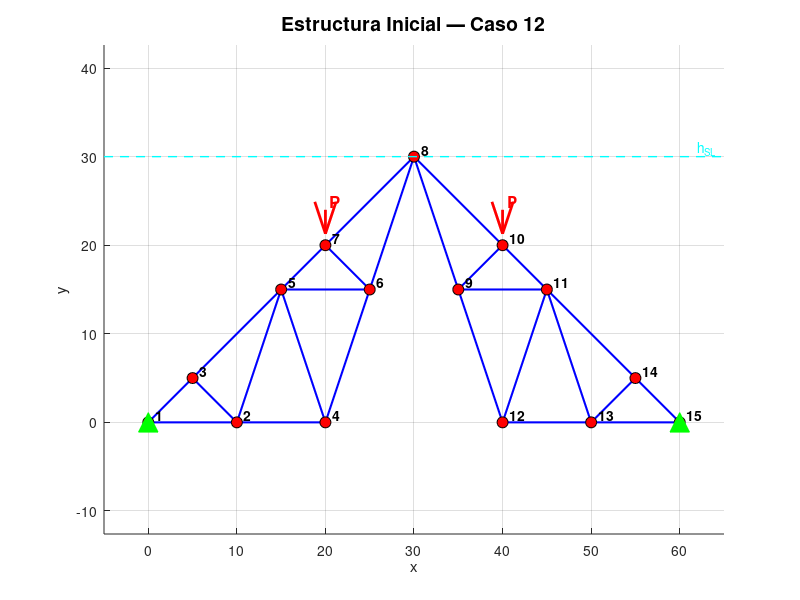

This chart was generated by the following MATLAB code:

%    1) ejecutar este script para cargar datos
%    2) luego ejecutar: inciso_a_b   (modelos a.i y a.ii + gráficas)
%    3) luego ejecutar: inciso_c     (amortiguamiento con esfera)
%    4) luego ejecutar: inciso_d     (animaciones .gif)

clear; close all; clc;
addpath('../Consigna e instrucciones');   % Para f_LectDxf.m y gif.m

fprintf('=== TP1 - Mecánica del Continuo — CASO 12 ===\n');

%  primero definimos la geometria de la estructura
%  se definen las coordenadas iniciales (posicion de referencia, t=0)
%  de todos los nodos del reticulado. A partir de estas posiciones
%  se mediran los desplazamientos durante la simulación.

% definimos coordenadas iniciales de los nodos [x, y] 
m_Nodos0 = [
     0,  0;    % Nodo 1  — apoyo izquierdo
    10,  0;    % Nodo 2
     5,  5;    % Nodo 3
    20,  0;    % Nodo 4
    15, 15;    % Nodo 5
    25, 15;    % Nodo 6
    20, 20;    % Nodo 7  — se aplica carga P
    30, 30;    % Nodo 8  — nodo c: esfera
    35, 15;    % Nodo 9
    40, 20;    % Nodo 10 — se aplica carga P
    45, 15;    % Nodo 11
    40,  0;    % Nodo 12
    50,  0;    % Nodo 13
    55,  5;    % Nodo 14
    60,  0;    % Nodo 15 — apoyo derecho
];

nNodos = size(m_Nodos0, 1);

% conectividad de las barras [Ni, Nj]
% el orden Ni→Nj.

m_Barras = [
     1,  2;    % barra 1
     1,  3;    % barra 2
     2,  4;    % barra 3
     4,  6;    % barra 4
     4,  5;    % barra 5  esta es la barra a
     5,  2;    % barra 6
     2,  3;    % barra 7
     5,  6;    % barra 8
     6,  7;    % barra 9
     3,  5;    % barra 10
     5,  7;    % barra 11
     7,  8;    % barra 12
    15, 13;    % barra 13
    15, 14;    % barra 14
    14, 11;    % barra 15
    11, 10;    % barra 16
    10,  8;    % barra 17
    13, 12;    % barra 18
    12,  9;    % barra 19
    12, 11;    % barra 20
    11, 13;    % barra 21
    13, 14;    % barra 22
    11,  9;    % barra 23
     9, 10;    % barra 24
     6,  8;    % barra 25
     9,  8;    % barra 26
];

nBarras = size(m_Barras, 1);

% apoyos articulados fijos (desplazamiento = 0)
v_apoyos = [1; 15];

% nodos donde se aplica la carga P (hacia abajo)
v_nodos_carga = [7; 10];

%  definimos las propiedades del material y cargas
%  se definen las constantes del material y la carga aplicada.
%  la rigidez de cada barra se calcula como k = E*A/L0 (ley de Hooke para un resorte elástico). La tension normal es sigma = F/A.

E   = 600;       % modulo de elasticidad longitudinal
A   = 0.25;      % area de sección transversal de las barras
rho = 1;         % densidad de barra
P   = 3.2;       % carga uniforme P(t) = cte

% nodos y barras de interes 
ind_barra_a = 5;    % barra "a" = barra 5 (conecta nodos 4 y 5)
nodo_b      = 4;    % nodo "b"  = nodo 4
nodo_c      = 8;    % nodo "c"  = nodo 8 (donde va la esfera)

% parametros de la simulacion, usando ode23 para integrar las ecuaciones de movimiento.
t_F_Max = 50;     % t max de simulacion  
RelTol  = 1e-4;   % tol rel. para ode23 
AbsTol  = 1e-6;   % tol abs para ode 23 

% parametros del amortiguador (es inciso c) 
r_esf   = 1.5;     % radio esfera amortiguadora
rho_fl  = 3.0;     % densidad del fluido
C_d     = 0.47;    % coef de arrastre  
h_SL    = 30.0;    % cota de la sup libre del fluido 

% procedemos a hacer los calculos
%  para las longitudes inciiales de las barras 
% calculamos el vector unitario (versor) de cada barra en la posicion de referencia. En el modelo de pequeños desplazamientos (a.ii),
% estas direcciones se mantienen fijas durante toda la simulacion (asumimos que la geometria cambia muy poco respecto a la referencia).

% para los vectores directores unitarios iniciales (a.ii)
% calculamos la longitud L0 de cada barra en la posicion de referencia.El alargamiento de cada barra se calcula como: 
%delta = L_actual - L0.
v_L0 = zeros(nBarras, 1);
for b = 1:nBarras
    ni = m_Barras(b, 1);
    nj = m_Barras(b, 2);
    dx = m_Nodos0(nj, :) - m_Nodos0(ni, :);
    v_L0(b) = sqrt(dx(1)^2 + dx(2)^2);
    m_dir0(b, :) = (m_Nodos0(nj, :) - m_Nodos0(ni, :)) / v_L0(b);
end

% rigidez de cada barra: k_ij = E * A / L0
% la fuerza interna en cada barra se calcula como |F| = k * delta, con k = E*A/L0.
v_k = E * A ./ v_L0;

% para la masa de cada nodo hacemos m_I = sum( (1/2) * rho * A * L0_IJ )  para cada barra conectada al nodo I
v_masas = zeros(nNodos, 1);
for b = 1:nBarras
    masa_barra = rho * A * v_L0(b);
    ni = m_Barras(b, 1);
    nj = m_Barras(b, 2);
    v_masas(ni) = v_masas(ni) + masa_barra / 2;
    v_masas(nj) = v_masas(nj) + masa_barra / 2;
end

% nodos libres, osea los q no son apyos 
v_libres = setdiff(1:nNodos, v_apoyos)';

% vector de fuerzas externas cte en el tiempo
m_Fext = zeros(nNodos, 2);
for i = 1:length(v_nodos_carga)
    m_Fext(v_nodos_carga(i), 2) = -P;   % fuerza hacia abajo x eso hacemos y negativo
end

% identificamos los triangulos para el criterio de paradada 

% construimos matriz de adyacencia
m_adj = zeros(nNodos, nNodos);
for b = 1:nBarras
    ni = m_Barras(b, 1);
    nj = m_Barras(b, 2);
    m_adj(ni, nj) = 1;
    m_adj(nj, ni) = 1;
end

% buscamos todos los triangulos para eso buscamos 3 nodos q esten conectados entre si
m_Triangulos = [];
for i = 1:nNodos
    for j = i+1:nNodos
        if m_adj(i, j)
            for k = j+1:nNodos
                if m_adj(i, k) && m_adj(j, k)
                    m_Triangulos = [m_Triangulos; i, j, k];
                end
            end
        end
    end
end
nTriangulos = size(m_Triangulos, 1);

% calculamos las areas con signo iniciales de cada triangulo 
% a esto lo hacemos para tener los signgos de las areas de referencia q necesitamos para q a la hora de calcular el area del triangulo
%cuando ejecutamos podamos comaprar los signos con el area de referencia y si este cambio entonces el triang se dio vuelta 
v_areas0 = zeros(nTriangulos, 1);
for t = 1:nTriangulos
    ni = m_Triangulos(t, 1);
    nj = m_Triangulos(t, 2);
    nk = m_Triangulos(t, 3);
    v_areas0(t) = 0.5 * ( (m_Nodos0(nj,1) - m_Nodos0(ni,1)) * (m_Nodos0(nk,2) - m_Nodos0(ni,2)) ...
                         - (m_Nodos0(nk,1) - m_Nodos0(ni,1)) * (m_Nodos0(nj,2) - m_Nodos0(ni,2)) );
end


% visualizamos la estructura de nuestro caso
figure('Name', 'Estructura Inicial - Caso 12', 'Position', [100 100 800 600]);
hold on;

for b = 1:nBarras
    ni = m_Barras(b, 1);  nj = m_Barras(b, 2);
    plot([m_Nodos0(ni,1), m_Nodos0(nj,1)], ...
         [m_Nodos0(ni,2), m_Nodos0(nj,2)], 'b-', 'LineWidth', 1.5);
end

plot(m_Nodos0(:,1), m_Nodos0(:,2), 'ko', 'MarkerSize', 8, 'MarkerFaceColor', 'r');

for i = 1:nNodos
    text(m_Nodos0(i,1) + 0.8, m_Nodos0(i,2) + 0.8, num2str(i), ...
         'FontSize', 10, 'FontWeight', 'bold');
end

plot(m_Nodos0(v_apoyos,1), m_Nodos0(v_apoyos,2), ...
     'g^', 'MarkerSize', 14, 'MarkerFaceColor', 'g');

for i = 1:length(v_nodos_carga)
    nc = v_nodos_carga(i);
    quiver(m_Nodos0(nc,1), m_Nodos0(nc,2) + 4, 0, -3, 'r', ...
           'LineWidth', 2, 'MaxHeadSize', 0.8);
    text(m_Nodos0(nc,1) + 0.5, m_Nodos0(nc,2) + 5, 'P', ...
         'FontSize', 12, 'Color', 'r', 'FontWeight', 'bold');
end

% hacemos la linea de sup libre para tenerla de referencia 
plot([-5, 65], [h_SL, h_SL], 'c--', 'LineWidth', 1);
text(62, h_SL + 1, 'h_{SL}', 'Color', 'c', 'FontSize', 10);

axis equal; grid on;
title('Estructura Inicial — Caso 12', 'FontSize', 14);
xlabel('x'); ylabel('y');
hold off;

%  printeamos los datos
fprintf('--- Estructura ---\n');
fprintf('  Nodos:      %d\n', nNodos);
fprintf('  Barras:     %d\n', nBarras);
fprintf('  Triángulos: %d\n', nTriangulos);
fprintf('  Apoyos:     nodos %s\n', mat2str(v_apoyos'));
fprintf('  Cargas P:   nodos %s (P = %.1f)\n', mat2str(v_nodos_carga'), P);
fprintf('  Barra a:    %d (nodos %d-%d)\n', ind_barra_a, m_Barras(ind_barra_a,1), m_Barras(ind_barra_a,2));
fprintf('  Nodo b:     %d\n', nodo_b);
fprintf('  Nodo c:     %d\n', nodo_c);
fprintf('\n--- Propiedades ---\n');
fprintf('  E   = %.0f\n', E);
fprintf('  A   = %.2f\n', A);
fprintf('  rho = %.0f\n', rho);
fprintf('\n--- Amortiguador ---\n');
fprintf('  r_esf  = %.1f\n', r_esf);
fprintf('  rho_fl = %.1f\n', rho_fl);
fprintf('  h_SL   = %.1f\n', h_SL);
fprintf('  RelTol: %.0e\n', RelTol);
fprintf('  AbsTol: %.0e\n', AbsTol);
fprintf('\n=== Datos cargados. Ejecutar ahora: inciso_a_b ===\n');
